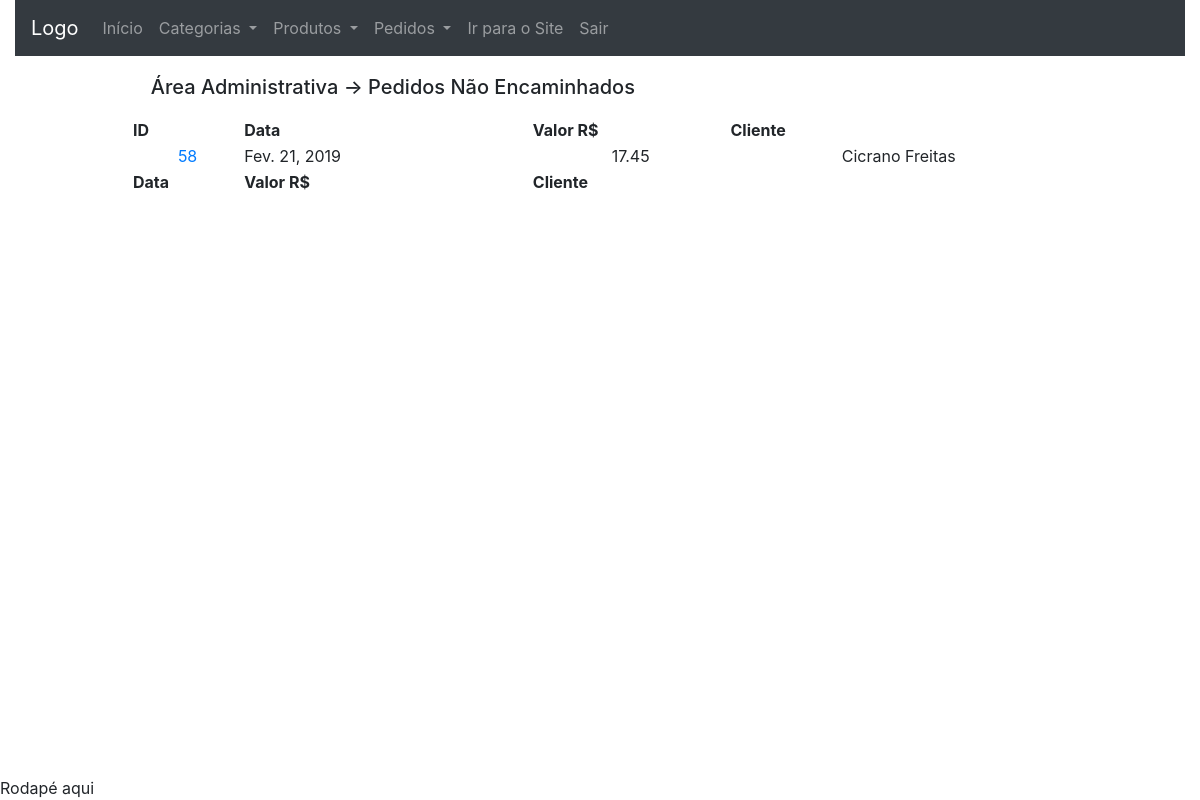
Page /area_administrativa/nao_encaminhados (signed in) on the committed database.
### checkout/models.py (models this page shows, shortened)
class Order(models.Model):
	date = models.DateField(default=date.today, editable=False)
	value = models.DecimalField('Valor R$', max_digits=10,
		decimal_places=2, default=0)
	user = models.ForeignKey(User, on_delete=models.CASCADE,
		null=True, blank=True)
	delivery_address_is_the_same = models.BooleanField(
		verbose_name='Entregar no endereço cadastrado',
		default=True,
		blank=True)
	logradouro = models.CharField('Rua/Avenida', max_length=100,
		null=True, blank=True, default='')
	numero = models.CharField('Número', max_length=100,
		null=True, blank=True, default='')
	cep = models.CharField('CEP', max_length=10, null=True,
		blank=True, default='')
	complemento = models.CharField('Complamento', max_length=100,
		null=True, blank=True, default='')
	bairro = models.CharField('Bairro', max_length=100, null=True,
		blank=True, default='')
	cidade = models.CharField('Cidade', max_length=100, null=True,
		blank=True, default='')
	estado = models.CharField('Estado', max_length=100, null=True,
		blank=True, default='')
	transaction_id = models.CharField('ID da transação', max_length=100,
		null=True, blank=True)
	status_order = models.CharField('Status do Pedido', max_length=10,
		choices=STATUS_ORDER, default='A')
	status_pg = models.CharField('Status PagSeguro', max_length=10,
		choices=STATUS_PAGSEGURO, null=True, blank=True)
	sended = models.BooleanField(
		verbose_name='Enviado',
		default=False,
		blank=True)
	forwarded = models.BooleanField(
		verbose_name='Encaminhado',
		default=False,
		blank=True)
	money = models.DecimalField('Dinheiro R$', max_digits=10,
		decimal_places=2, default=0)
	class Meta:
		verbose_name = 'Pedido'
		verbose_name_plural = 'Pedidos'
		ordering = ['date']
	objects = models.Manager() # The default manager.
	orderManager = OrderManager()

### accounts/models.py (models this page shows, shortened)
class User(AbstractBaseUser, PermissionsMixin):
	UF_CHOICES = (
    ('AC','Acre'), ('AL','Alagoas'), ('AP','Amapá'),
    ('AM','Amazonas'), ('BA','Bahia'), ('CE','Ceará'),
    ('DF','Distrito Federal'), ('ES','Espírito Santo'),
    ('GO','Goiás'), ('MA','Maranhão'), ('MT','Mato Grosso'),
    ('MS','Mato Grosso do Sul'), ('MG','Minas Gerais'),
    ('PA','Pará'), ('PB','Paraíba'), ('PR','Paraná'),
    ('PE','Pernambuco'), ('PI','Piauí'),
    ('RJ','Rio de Janeiro'), ('RN','Rio Grande do Norte'),
    ('RS','Rio Grande do Sul'), ('RO','Rondônia'),
    ('RR','Roraima'), ('SC','Santa Catarina'),
    ('SP','São Paulo'), ('SE','Sergipe'),
	('TO','Tacantins'), )
	username = models.CharField(
		'Login', max_length=30, unique=True, validators=[
			validators.RegexValidator(
				re.compile('^[\w.@+-]+$'),
				'Informe um nome de usuário válido. '
				'Este valor deve conter apenas letras, números '
				'e os caracteres: @/./+/-/_ .'
				, 'invalid'
			)
		], help_text='Um nome curto que será usado para identificá-lo de forma única na plataforma'
	)
	name = models.CharField('Nome', max_length=100, blank=True)
	email = models.EmailField('E-mail', unique=True)
	telefone = models.CharField('Telefone', max_length=20, null=True,
		blank=True)
	cpf = models.CharField('CPF', max_length=11, null=True, blank=True)
	logradouro = models.CharField('Rua/Avenida', max_length=100,
		null=True, blank=True)
	numero = models.CharField('Número', max_length=100,
		null=True, blank=True)
	cep = models.CharField('CEP', max_length=10, null=True, blank=True)
	complemento = models.TextField('Complamento', max_length=100,
		null=True, blank=True)
	bairro = models.CharField('Bairro', max_length=100, null=True, blank=True)
	cidade = models.CharField('Cidade', max_length=100, null=True, blank=True)
	estado = models.CharField('Estado', max_length=100, null=True, blank=True,
		choices=UF_CHOICES)
	is_staff = models.BooleanField('Equipe', default=False)
	is_active = models.BooleanField('Ativo', default=True)
	date_joined = models.DateTimeField('Data de Entrada', auto_now_add=True)
	USERNAME_FIELD = 'username'
	REQUIRED_FIELDS = ['email']
	objects = UserManager()
	class Meta:
		verbose_name = 'Usuário'
		verbose_name_plural = 'Usuários'
	def __str__(self):
		return self.name or self.username

### dashboard_admin/views.py (the view)
# urls.py: path('nao_encaminhados', views.no_forwarded, name='no_forwarded'),
@login_required
def no_forwarded(request):
	orders = Order.objects.filter(forwarded=False)
	context = {
		'orders': orders
	}
	return render(request, 'dashboard_admin/no_forwarded.html',
		context)

### dashboard_admin/templates/dashboard_admin/no_forwarded.html (shortened to what this page needs)
{% extends 'dashboard_admin/base.html' %}
{% load widget_tweaks %}
{% block conteudo %}
<div class="panel panel-default table-two-column panel-large">
	{% block dashboard_title %}
	<div class="panel-heading" style="margin: 2%;">
		<h5>Área Administrativa -> Pedidos Não Encaminhados </h5>
	</div>
	{% endblock %}
	<div class="panel-body">
		<table id="table" class="display" cellspacing="0"
		        width="100%">
		    <thead>
		      <tr>
		        <th>ID</th>
		        <th>Data</th>
		        <th>Valor R$</th>
		        <th>Cliente</th>
		      </tr>
		    </thead>
		    <tfoot>
		      <tr>
		        <th>Data</th>
		        <th>Valor R$</th>
		        <th>Cliente</th>
		      </tr>
		    </tfoot>
		    <tbody>
				{% for order in orders %}
				<tr>
					<td style="text-align: center;">
						<a href="{% url 'dashboard_admin:order_datail' order.id %}"
						title="Detalhes">
					  	{{ order.id }}
						</a>
					</td>
					<td>
						{{ order.date }}
					</td>
					<td style="text-align: center;">
						{{ order.value }}
					</td>
					<td style="text-align: center;">
						{{ order.user }}
					</td>
				</tr>
				{% endfor %}
		    </tbody>
		</table>
	</div>
</div>
{% endblock %}

### dashboard_admin/static/dashboard_admin/css/extra.css (style rules this page uses)
.panel-large { width: 80%; margin: auto; }

### rows in the picture
Order: id "58", date "Fev. 21, 2019", value "17.45", user "Cicrano Freitas"
